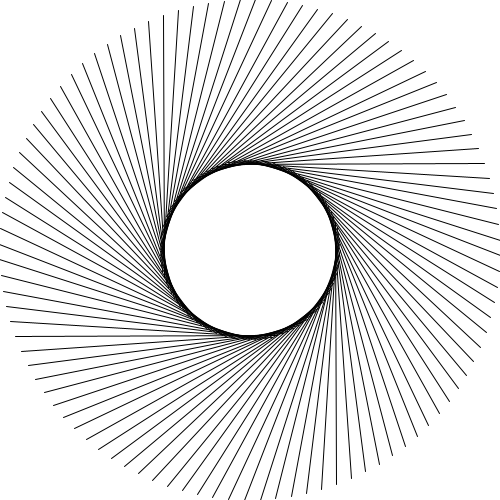
Frame 1 (no input)
Frame 60 (the mouse pressed at the canvas centre just before this capture): identical to frame 1, image omitted
Frame 120 (the mouse held since frame 60 and released just before this capture): identical to frame 1, image omitted

The Processing sketch that drew this single still picture (run headless with seeded random() and noise(); from frame 60 on, the mouse is pressed at the canvas centre):

// Processing sketch: Loop_Line_01
// ── Loop_Line_01.pde
/*
HKB Creative Coding
 Michael Flueckiger
 */



int iterations=100;
int angle=0;
// Setup Funktion, wird einmal aufgerufen
void setup() { 
  size(500, 500); // Grösse des Fensters definieren
  background(255);
  pixelDensity(2);
  smooth(8);
}

// draw Funktion, wird geloopt
void draw() {
  background(255);
  pushMatrix();
  translate(width/2, height/2);
  for (int i=0; i<iterations; i++) {
    line(90, 0, 10, 250);
    rotate(2*PI/100);
  }
  popMatrix();
}
